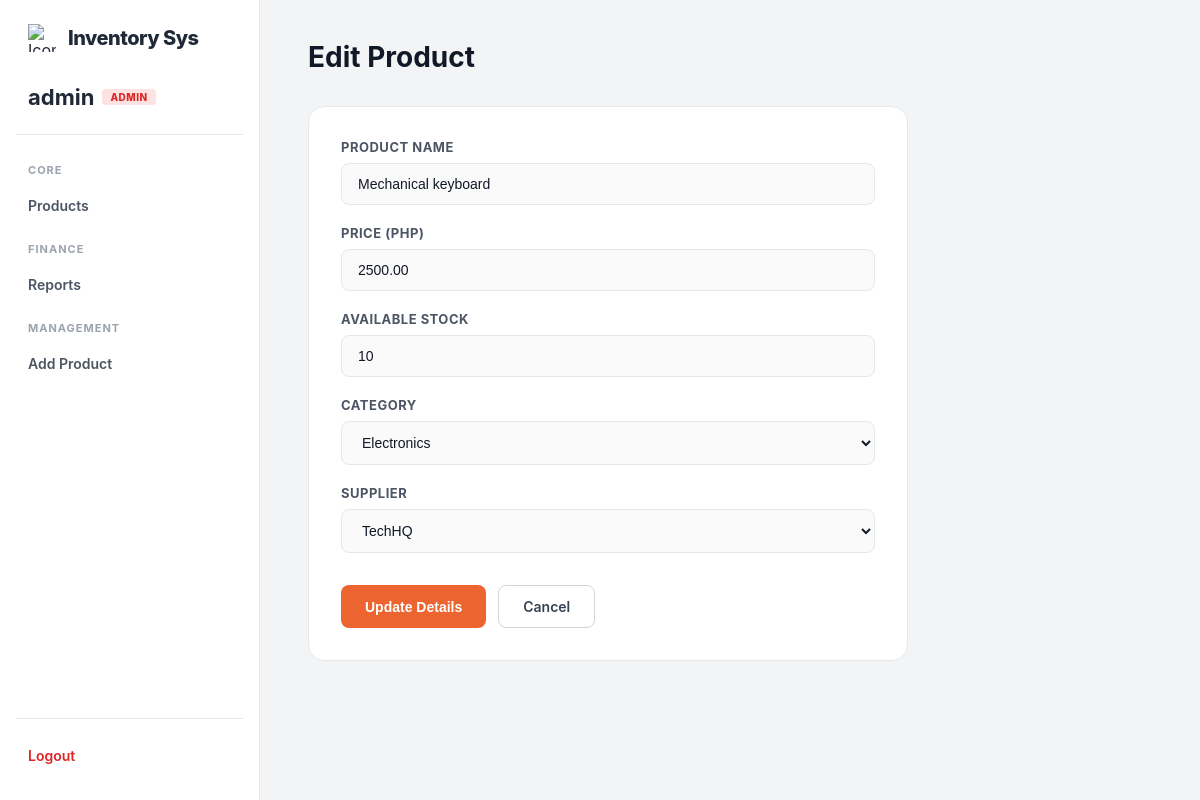
The app's page /lab3-project/edit.php?id=1 (signed in) with its own data.
### tables this page shows
CREATE TABLE `products` (
  `id` int(11) NOT NULL,
  `name` varchar(100) DEFAULT NULL,
  `price` decimal(10,2) DEFAULT NULL,
  `stock` int(11) DEFAULT NULL,
  `category_id` int(11) DEFAULT NULL,
  `created_at` timestamp NOT NULL DEFAULT current_timestamp() ON UPDATE current_timestamp(),
  `supplier_id` int(11) NOT NULL
);

CREATE TABLE `categories` (
  `id` int(11) NOT NULL,
  `name` varchar(100) NOT NULL
);

CREATE TABLE `suppliers` (
  `id` int(11) NOT NULL,
  `name` varchar(100) DEFAULT NULL,
  `contact_person` varchar(100) DEFAULT NULL,
  `phone` varchar(50) DEFAULT NULL
);

### lab3-project/edit.php (the view, shortened to what this page needs)
<?php
require_once 'config/config.php';
$id = isset($_GET['id']) ? (int) $_GET['id'] : 0;
$categories = $conn->query('SELECT id, name FROM categories ORDER BY name');
$suppliers = $conn->query('SELECT id, name FROM suppliers ORDER BY name');
$product = null;
$product_sql = "SELECT p.id,
                p.name,
                p.price,
                p.stock,
                p.category_id,
                p.supplier_id,
                c.name AS category_name, s.name AS supplier_name
                FROM products p
                INNER JOIN categories c ON p.category_id = c.id
                INNER JOIN suppliers s ON p.supplier_id = s.id
                WHERE p.id = $id";
$result = $conn->query($product_sql);
if ($result && $result->num_rows === 1) {
    $product = $result->fetch_assoc();
} else {
    header('Location: index.php');
    exit;
}
$name = $product['name'];
$price = $product['price'];
$stock = $product['stock'];
$category_id = $product['category_id'];
$supplier_id = $product['supplier_id'];
?>
<!DOCTYPE html>
<html lang="en">
<head>
</head>
<body>
    <?php include 'navbar.php'; ?>
    <div class="main-container">
        <h1 class="page-header-title">Edit Product</h1>
        <div class="form-card-container">
            <form method="POST" action="">
                <div class="form-row">
                    <label for="name">Product Name</label>
                    <input type="text" id="name" name="name" value="<?= htmlspecialchars($name) ?>" required>
                </div>
                <div class="form-row">
                    <label for="price">Price (PHP)</label>
                    <input type="number" id="price" name="price" step="0.01" value="<?= htmlspecialchars($price) ?>" required>
                </div>
                <div class="form-row">
                    <label for="stock">Available Stock</label>
                    <input type="number" id="stock" name="stock" value="<?= htmlspecialchars($stock) ?>" required>
                </div>
                <div class="form-row">
                    <label for="category_id">Category</label>
                    <select id="category_id" name="category_id" required>
                        <?php while ($cat = $categories->fetch_assoc()): ?>
                            <option value="<?= $cat['id'] ?>" <?= $cat['id'] == $category_id ? 'selected' : '' ?>>
                                <?= htmlspecialchars($cat['name']) ?>
                            </option>
                        <?php endwhile; ?>
                    </select>
                </div>
                <div class="form-row">
                    <label for="supplier_id">Supplier</label>
                    <select id="supplier_id" name="supplier_id" required>
                        <?php while ($sup = $suppliers->fetch_assoc()): ?>
                            <option value="<?= $sup['id'] ?>" <?= $sup['id'] == $supplier_id ? 'selected' : '' ?>>
                                <?= htmlspecialchars($sup['name']) ?>
                            </option>
                        <?php endwhile; ?>
                    </select>
                </div>
                <div class="btn-group">
                    <button type="submit" class="btn btn-primary">Update Details</button>
                    <a href="index.php" class="btn btn-secondary">Cancel</a>
                </div>
            </form>
        </div>
    </div>
</body>
</html>

### lab3-project/edit.php (style rules this page uses)
.page-header-title { font-size: 28px; font-weight: 700; color: #111827; margin: 0 0 32px 0; }
.form-card-container { width: 100%; max-width: 600px; background: #FFFFFF; padding: 32px; border-radius: 16px; border: 1px solid #E5E7EB; box-sizing: border-box; }
.form-row { margin-bottom: 20px; }
label { display: block; margin-bottom: 8px; font-weight: 700; color: #4B5563; font-size: 13px; text-transform: uppercase; letter-spacing: 0.5px; }
input[type=text], input[type=number], select { width: 100%; padding: 12px 16px; border: 1px solid #E5E7EB; border-radius: 8px; font-size: 14px; color: #111827; background-color: #FAFAFA; box-sizing: border-box; transition: all 0.2s ease; }
.btn-group { margin-top: 32px; display: flex; gap: 12px; }
.btn { padding: 12px 24px; border: none; border-radius: 8px; background: #111827; color: #FFFFFF; text-decoration: none; display: inline-block; font-size: 14px; font-weight: 600; cursor: pointer; text-align: center; transition: background 0.2s; }
.btn-primary { background: #EC6530; }
.btn-secondary { background: #FFFFFF; color: #374151; border: 1px solid #D1D5DB; }

### lab3-project/navbar.php (style rules this page uses)
:root { --terracotta: #EC6530; --coral-glow: #FFAE6E; --muted-yellow: #FFDA62; --powder-petal: #FCEADE; --bg-gray: #F3F4F6; --text-dark: #1F2937; --text-muted: #4B5563; }
body { margin: 0; font-family: 'Inter', Arial, sans-serif; background-color: var(--bg-gray); color: var(--text-dark); display: flex; min-height: 100vh; }
.main-container { margin-left: 260px; width: calc(100% - 260px); padding: 40px 48px; box-sizing: border-box; }

### records on screen
products: name "Mechanical keyboard", price "2500.00", stock "10", category_id "Electronics", supplier_id "TechHQ"

### other values on screen
$_SESSION['username'] "admin"
$role "ADMIN"
